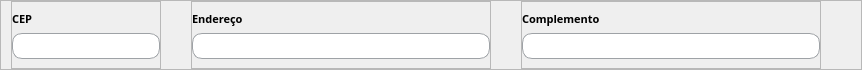
          <widget class="QFrame" name="frame_28">
           <property name="sizePolicy">
            <sizepolicy hsizetype="Preferred" vsizetype="Expanding">
             <horstretch>0</horstretch>
             <verstretch>0</verstretch>
            </sizepolicy>
           </property>
           <property name="minimumSize">
            <size>
             <width>0</width>
             <height>70</height>
            </size>
           </property>
           <property name="maximumSize">
            <size>
             <width>16777215</width>
             <height>70</height>
            </size>
           </property>
           <property name="frameShape">
            <enum>QFrame::StyledPanel</enum>
           </property>
           <property name="frameShadow">
            <enum>QFrame::Raised</enum>
           </property>
           <layout class="QGridLayout" name="gridLayout_25">
            <property name="leftMargin">
             <number>10</number>
            </property>
            <property name="topMargin">
             <number>0</number>
            </property>
            <property name="rightMargin">
             <number>0</number>
            </property>
            <property name="bottomMargin">
             <number>0</number>
            </property>
            <property name="horizontalSpacing">
             <number>30</number>
            </property>
            <property name="verticalSpacing">
             <number>9</number>
            </property>
            <item row="0" column="1">
             <widget class="QFrame" name="frame_48">
              <property name="sizePolicy">
               <sizepolicy hsizetype="Expanding" vsizetype="Preferred">
                <horstretch>0</horstretch>
                <verstretch>0</verstretch>
               </sizepolicy>
              </property>
              <property name="minimumSize">
               <size>
                <width>300</width>
                <height>0</height>
               </size>
              </property>
              <property name="maximumSize">
               <size>
                <width>400</width>
                <height>70</height>
               </size>
              </property>
              <property name="frameShape">
               <enum>QFrame::StyledPanel</enum>
              </property>
              <property name="frameShadow">
               <enum>QFrame::Raised</enum>
              </property>
              <layout class="QGridLayout" name="gridLayout_44">
               <property name="leftMargin">
                <number>0</number>
               </property>
               <property name="topMargin">
                <number>9</number>
               </property>
               <property name="rightMargin">
                <number>0</number>
               </property>
               <item row="0" column="0">
                <widget class="QLabel" name="label_38">
                 <property name="font">
                  <font>
                   <family>Raleway</family>
                   <pointsize>8</pointsize>
                   <weight>75</weight>
                   <bold>true</bold>
                  </font>
                 </property>
                 <property name="text">
                  <string>Endereço</string>
                 </property>
                </widget>
               </item>
               <item row="1" column="0">
                <widget class="QLineEdit" name="input_endereco">
                 <property name="sizePolicy">
                  <sizepolicy hsizetype="Expanding" vsizetype="Expanding">
                   <horstretch>0</horstretch>
                   <verstretch>0</verstretch>
                  </sizepolicy>
                 </property>
                 <property name="maximumSize">
                  <size>
                   <width>16777215</width>
                   <height>30</height>
                  </size>
                 </property>
                 <property name="font">
                  <font>
                   <family>Raleway</family>
                  </font>
                 </property>
                 <property name="styleSheet">
                  <string notr="true">QLineEdit {
	background-color:white;
	border-radius: 10px;
	border: 1px solid rgb(158, 162, 166);
	padding-left: 20px;
}</string>
                 </property>
                </widget>
               </item>
              </layout>
             </widget>
            </item>
            <item row="0" column="2">
             <widget class="QFrame" name="frame_44">
              <property name="sizePolicy">
               <sizepolicy hsizetype="Expanding" vsizetype="Preferred">
                <horstretch>0</horstretch>
                <verstretch>0</verstretch>
               </sizepolicy>
              </property>
              <property name="minimumSize">
               <size>
                <width>300</width>
                <height>0</height>
               </size>
              </property>
              <property name="maximumSize">
               <size>
                <width>300</width>
                <height>70</height>
               </size>
              </property>
              <property name="frameShape">
               <enum>QFrame::StyledPanel</enum>
              </property>
              <property name="frameShadow">
               <enum>QFrame::Raised</enum>
              </property>
              <layout class="QGridLayout" name="gridLayout_39">
               <property name="leftMargin">
                <number>0</number>
               </property>
               <property name="topMargin">
                <number>9</number>
               </property>
               <property name="rightMargin">
                <number>0</number>
               </property>
               <item row="1" column="0">
                <widget class="QLineEdit" name="input_complemento">
                 <property name="sizePolicy">
                  <sizepolicy hsizetype="Expanding" vsizetype="Expanding">
                   <horstretch>0</horstretch>
                   <verstretch>0</verstretch>
                  </sizepolicy>
                 </property>
                 <property name="maximumSize">
                  <size>
                   <width>16777215</width>
                   <height>30</height>
                  </size>
                 </property>
                 <property name="font">
                  <font>
                   <family>Raleway</family>
                  </font>
                 </property>
                 <property name="styleSheet">
                  <string notr="true">QLineEdit {
	background-color:white;
	border-radius: 10px;
	border: 1px solid rgb(158, 162, 166);
	padding-left: 20px;
}</string>
                 </property>
                </widget>
               </item>
               <item row="0" column="0">
                <widget class="QLabel" name="label_28">
                 <property name="font">
                  <font>
                   <family>Raleway</family>
                   <pointsize>8</pointsize>
                   <weight>75</weight>
                   <bold>true</bold>
                  </font>
                 </property>
                 <property name="text">
                  <string>Complemento</string>
                 </property>
                </widget>
               </item>
              </layout>
             </widget>
            </item>
            <item row="0" column="0">
             <widget class="QFrame" name="frame_49">
              <property name="minimumSize">
               <size>
                <width>150</width>
                <height>0</height>
               </size>
              </property>
              <property name="maximumSize">
               <size>
                <width>150</width>
                <height>70</height>
               </size>
              </property>
              <property name="frameShape">
               <enum>QFrame::StyledPanel</enum>
              </property>
              <property name="frameShadow">
               <enum>QFrame::Raised</enum>
              </property>
              <layout class="QGridLayout" name="gridLayout_45">
               <property name="leftMargin">
                <number>0</number>
               </property>
               <property name="topMargin">
                <number>9</number>
               </property>
               <property name="rightMargin">
                <number>0</number>
               </property>
               <item row="0" column="0">
                <widget class="QLabel" name="label_40">
                 <property name="font">
                  <font>
                   <family>Raleway</family>
                   <pointsize>8</pointsize>
                   <weight>75</weight>
                   <bold>true</bold>
                  </font>
                 </property>
                 <property name="text">
                  <string>CEP</string>
                 </property>
                </widget>
               </item>
               <item row="1" column="0">
                <widget class="QLineEdit" name="input_cep">
                 <property name="sizePolicy">
                  <sizepolicy hsizetype="Expanding" vsizetype="Expanding">
                   <horstretch>0</horstretch>
                   <verstretch>0</verstretch>
                  </sizepolicy>
                 </property>
                 <property name="maximumSize">
                  <size>
                   <width>16777215</width>
                   <height>30</height>
                  </size>
                 </property>
                 <property name="font">
                  <font>
                   <family>Raleway</family>
                  </font>
                 </property>
                 <property name="styleSheet">
                  <string notr="true">QLineEdit {
	background-color:white;
	border-radius: 10px;
	border: 1px solid rgb(158, 162, 166);
	padding-left: 20px;
}</string>
                 </property>
                </widget>
               </item>
              </layout>
             </widget>
            </item>
            <item row="0" column="3">
             <spacer name="horizontalSpacer_10">
              <property name="orientation">
               <enum>Qt::Horizontal</enum>
              </property>
              <property name="sizeHint" stdset="0">
               <size>
                <width>40</width>
                <height>20</height>
               </size>
              </property>
             </spacer>
            </item>
           </layout>
          </widget>
